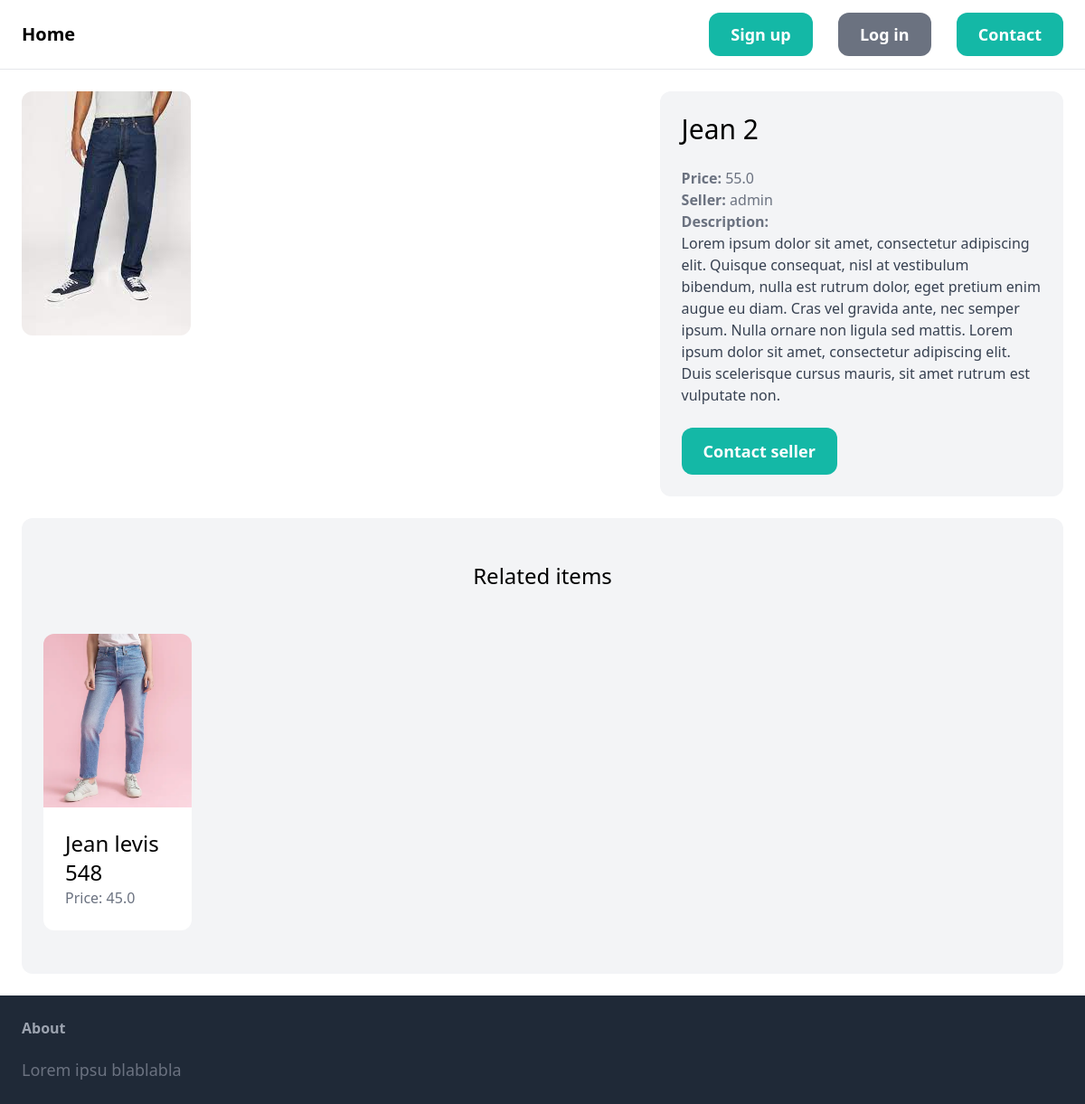
Screenshot of /items/3/ with the database file from the repository.
### item/models.py (models this page shows, shortened)
class Item(models.Model):
    category = models.ForeignKey(Category, related_name='items', on_delete=models.CASCADE)
    name = models.CharField(max_length=255)
    description = models.TextField(blank=True, null=True)
    price = models.FloatField()
    image = models.ImageField(upload_to='item_images', blank=True, null=True)
    is_sold = models.BooleanField(default=False)
    created_by = models.ForeignKey(User, related_name='items', on_delete=models.CASCADE)
    create_at=models.DateTimeField(auto_now_add=True)
    class Meta:
        ordering = ('name',)

### item/views.py (the view)
# urls.py: path('<int:pk>/', views.detail, name="detail"),
def detail(request, pk):
    item = get_object_or_404(Item, pk=pk)
    related_items = Item.objects.filter(category=item.category, is_sold=False).exclude(pk=pk)[0:3]
    return render(request, 'item/detail.html', {
        'item': item,
        'related_items': related_items
    })

### item/templates/item/detail.html (shortened to what this page needs)
{% extends 'core/base.html' %}
{% block content %}
<div class="grid grid-cols-5 gap-6">
    <div class="col-span-3">
        {% if item.image %}
            <img src="{{ item.image.url }}" class="rounded-xl">
        {% endif %}
    </div>
    <div class="col-span-2 p-6 bg-gray-100 rounded-xl">
        <h1 class="mb-6 text-3xl">{{ item.name }}</h1>
        <p class="text-gray-500"><strong>Price: </strong>{{ item.price }}</p>
        <p class="text-gray-500"><strong>Seller: </strong>{{ item.created_by.username }}</p>
        {% if item.description %}
            <p class="text-gray-700">
                <strong class="text-gray-500">Description:</strong><br/>
                {{ item.description }}
            </p>
        {% endif %}
        <a href="#" class="inline-block mt-6 px-6 py-3 text-lg font-semibold bg-teal-500 text-white rounded-xl hover:bg-teal-700">Contact seller</a>
    </div>
</div>
{% if related_items.count > 0 %}
<div class="mt-6 px-6 py-12 bg-gray-100 rounded-xl">
    <h2 class="mb-12 text-2xl text-center">Related items</h2>
    <div class="grid grid-cols-6 gap-6">
        {% for item in related_items %}
            <div>
                <a href="{% url 'item:detail' item.id %}">
                    <div class="">
                        {% if item.image %}
                            <img src="{{ item.image.url}}" class="rounded-t-xl object-cover h-48 w-96">
                        {% endif %}
                    </div>
                    <div class="p-6 bg-white rounded-b-xl">
                        <h2 class="text-2xl">{{ item.name }}</h2>
                        <p class="text-gray-500">Price: {{ item.price }}</p>
                    </div>
                </a>
            </div>
        {% endfor%}
    </div>
</div>
{% endif %}
{% endblock %}

### rows the page displays
Item: image (picture), name "Jean 2", price "55.0", created_by.username "admin", description "Lorem ipsum dolor sit amet, consectetur adipiscing elit. Quisque consequat, nisl at vestibulum bibendum, nulla est rutrum dolor, eget pretium enim augue eu diam. Cras vel gravida ante, nec semper ipsum. Nulla ornare non ligula sed mattis. Lorem ipsum dolor sit amet, consectetur adipiscing elit. Duis scelerisque cursus mauris, sit amet rutrum est vulputate non."
Item: image (picture), name "Jean levis 548", price "45.0"
